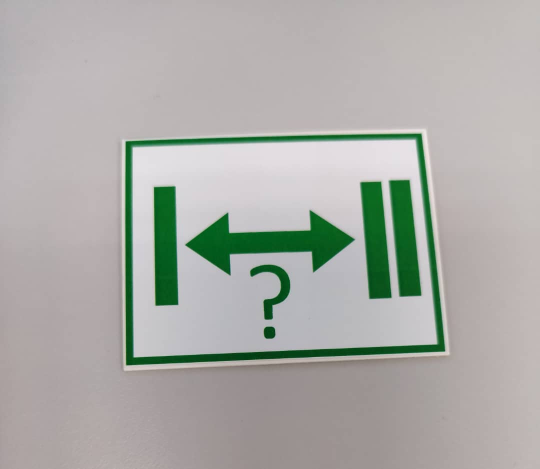
#> input picture NHM Week 3/Symbol-images/Measuring distance.jpeg, 1080 x 938 px (shown at 1/2 size)
$ python -i Symbol2.py   (imports and definitions only)
#> lines starting #> are read from the running program, lines starting #| are printed output that depends on the picture; after the words box and inside, x2 and y2 are one past the last pixel; in counts of white or black regions, pixels touching at a corner belong together
#> further down, picture is the input picture: shape (938, 1080, 3); mean B, G, R 168.3, 172.7, 171.8
#> in detect_colored_shapes, `hsv = cv2.cvtColor(frame, cv2.COLOR_BGR2HSV)`: hsv: shape (938, 1080, 3); mean H, S, V 68.7, 26.8, 178.6
import cv2
import numpy as np
import os
from picamera2 import Picamera2
from collections import deque

# Initialize Raspberry Pi Camera
def initialize_camera():
    try:
        picam2 = Picamera2()
        picam2.configure(picam2.create_preview_configuration(main={"size": (640, 480)}))
        picam2.start()
        return picam2
    except RuntimeError as e:
        print(f"Camera initialization failed: {e}")
        return None

# [1 line that did not run here, left out]
# [3 lines not run here, left out]

# Color thresholds for shape detection (HSV ranges)
COLOR_RANGES = {
    'red': ([0, 100, 50], [10, 255, 255]),
    'green': ([35, 100, 100], [85, 255, 255]),
    'blue': ([95, 50, 50], [145, 255, 255]),
    'yellow': ([15, 100, 100], [45, 255, 255])
}

# Blue range for arrow detection
ARROW_BLUE_RANGE = ([95, 50, 50], [145, 255, 255])  # Matches blue in COLOR_RANGES

def preprocess_frame(frame):
    hsv = cv2.cvtColor(frame, cv2.COLOR_BGR2HSV)
    mask = np.zeros(hsv.shape[:2], dtype=np.uint8)
    for color, (lower, upper) in COLOR_RANGES.items():
        color_mask = cv2.inRange(hsv, np.array(lower), np.array(upper))
        mask = cv2.bitwise_or(mask, color_mask)
#> this loop made 4 passes
#> pass 2, in preprocess_frame, `color_mask = cv2.inRange(hsv, np.array(lower), np.array(upper))`:
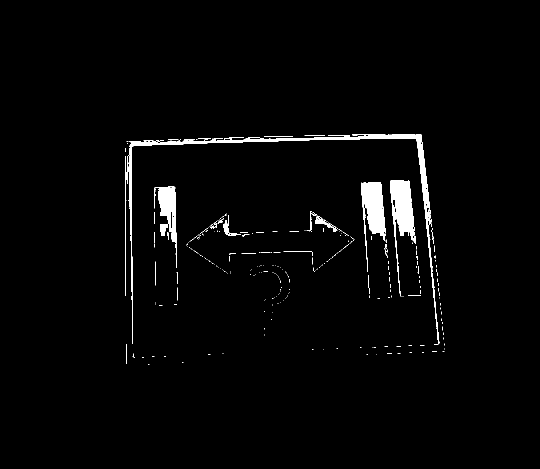
#> color_mask: shape (938, 1080) (shown at 1/2 size); 2.1% white; 328 white regions (291 under 20 px), largest, box (x1, y1, x2, y2) and area: (256, 268, 879, 690) 7000, (780, 361, 829, 593) 4203, (722, 364, 771, 544) 3962
    track_mask = cv2.inRange(hsv, np.array([30, 50, 50]), np.array([50, 100, 100]))
    mask = cv2.bitwise_and(mask, cv2.bitwise_not(track_mask))
    kernel = np.ones((5,5), np.uint8)
    mask = cv2.morphologyEx(mask, cv2.MORPH_OPEN, kernel)
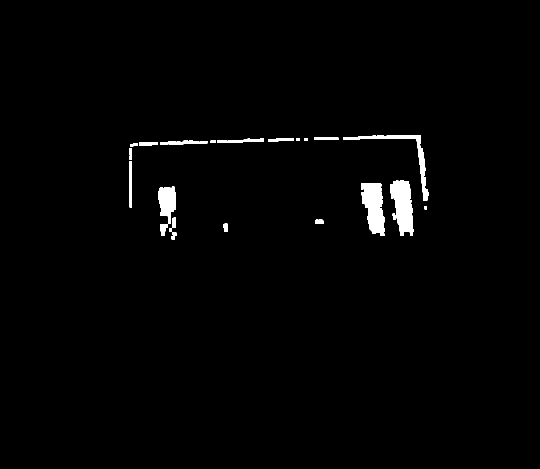
#> mask: shape (938, 1080) (shown at 1/2 size); 1.4% white; 27 white regions, largest, box (x1, y1, x2, y2) and area: (780, 361, 827, 472) 3585, (722, 366, 769, 472) 3483, (686, 270, 857, 402) 2075
    mask = cv2.morphologyEx(mask, cv2.MORPH_CLOSE, kernel)
#> mask: shape (938, 1080); 1.5% white; 13 white regions
    cv2.imwrite("debug_mask.jpg", mask)
    return mask

def detect_colored_shapes(frame):
    hsv = cv2.cvtColor(frame, cv2.COLOR_BGR2HSV)
    mask = preprocess_frame(frame)
    contours, _ = cv2.findContours(mask, cv2.RETR_EXTERNAL, cv2.CHAIN_APPROX_SIMPLE)
#> contours = 13 contours; largest, box (x1, y1, x2, y2) and area: (780, 361, 827, 472) 3474, (722, 366, 769, 472) 3366, (316, 373, 353, 480) 2017, (686, 270, 857, 402) 1806, (258, 280, 415, 415) 1304
    shapes = []
    max_area = 0.5 * frame.shape[0] * frame.shape[1]
#> max_area = 506520
    for contour in contours:
        area = cv2.contourArea(contour)
        if area < 500 or area > max_area:
            continue
        epsilon = 0.03 * cv2.arcLength(contour, True)
        approx = cv2.approxPolyDP(contour, epsilon, True)
        x, y, w, h = cv2.boundingRect(approx)
        roi = hsv[y:y+h, x:x+w]
        for color, (lower, upper) in COLOR_RANGES.items():
            color_mask = cv2.inRange(roi, np.array(lower), np.array(upper))
            if cv2.countNonZero(color_mask) > 0.1 * w * h:
                break
        else:
            color = "unknown"
        sides = len(approx)
        print(f"Shape Contour: Sides = {sides}, Area = {area}")
        if sides == 3:
            shape = "Triangle"
        elif sides == 4:
            aspect_ratio = float(w)/h
            shape = "Square" if 0.85 <= aspect_ratio <= 1.15 else "Rectangle"
        elif sides == 5:
            shape = "Pentagon"
        elif sides == 6:
            shape = "Hexagon"
        else:
            area = cv2.contourArea(contour)
            perimeter = cv2.arcLength(contour, True)
            circularity = 4 * np.pi * area / (perimeter**2) if perimeter > 0 else 0
            print(f"Shape Circularity: {circularity}")
            shape = "Circle" if circularity > 0.5 else "Unknown"
        shapes.append((x, y, w, h, f"{color} {shape}"))
#> this loop made 13 passes
#> (epsilon, approx, x, y, w, h, sides) on passes 6, 8, 13: (9.2, [[722, 367], [738, 457], [768, 471], [762, 368]], 722, 367, 47, 105, 4), (17.19, [[414, 282], [261, 288], [259, 414], [265, 292]], 259, 282, 156, 133, 4), (17.78, [[686, 274], [831, 276], [854, 400], [840, 270]], 686, 270, 169, 131, 4)
#> (epsilon, x, y, w, h, sides, shape) on passes 5, 7: (9.74, 320, 374, 30, 106, 5, 'Pentagon'), (9.84, 780, 361, 45, 111, 6, 'Hexagon')
#| Shape Contour: Sides = 5, Area = 2017.0
#| Shape Contour: Sides = 4, Area = 3366.5
#| Shape Contour: Sides = 6, Area = 3474.5
#| Shape Contour: Sides = 4, Area = 1303.5
#| Shape Contour: Sides = 4, Area = 1805.5
#> roi: shape (131, 169, 3); mean H, S, V 121.8, 60.4, 191.1
#> after the loop, shapes = [(320, 374, 30, 106, 'green Pentagon'), (722, 367, 47, 105, 'green Rectangle'), (780, 361, 45, 111, 'green Hexagon'), (259, 282, 156, 133, 'green Rectangle'), (686, 270, 169, 131, 'green Rectangle')]
    return shapes

# [135 lines left out: functions compute_angle, detect_arrow_direction, mouse_callback, main_loop, not called in this run]

# [2 lines not run here, left out]

>>> import cv2
>>> picture = cv2.imread('../Symbol-images/Measuring distance.jpeg')
>>> result = detect_colored_shapes(picture)
#> result has the same summary as shapes in detect_colored_shapes
